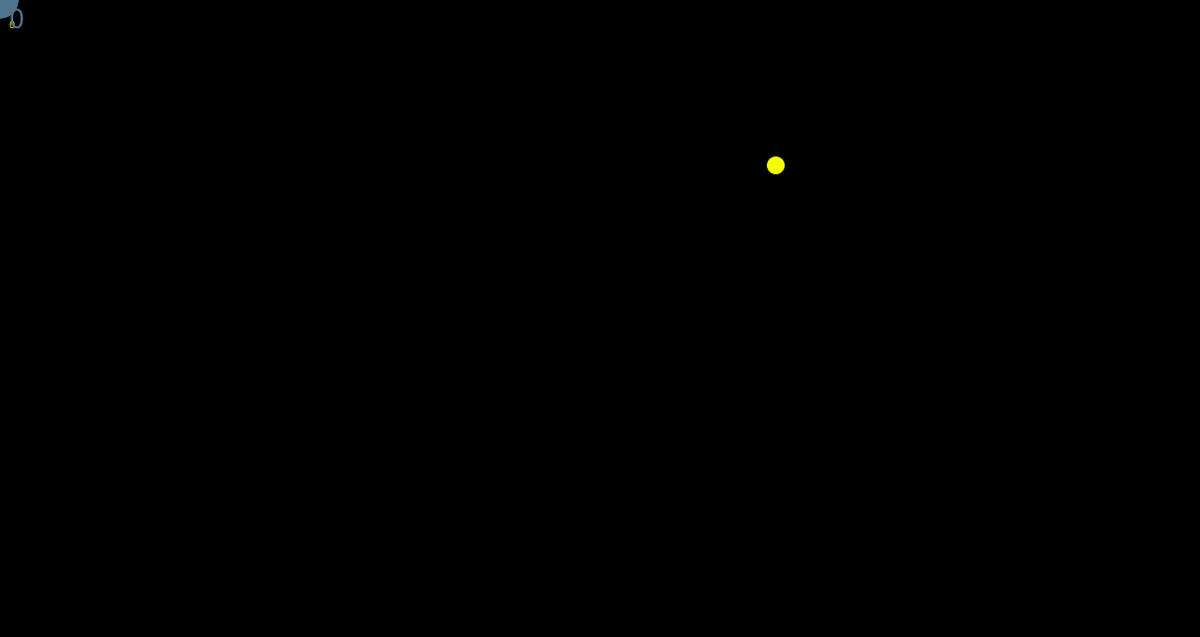
Frame 1 (no input)
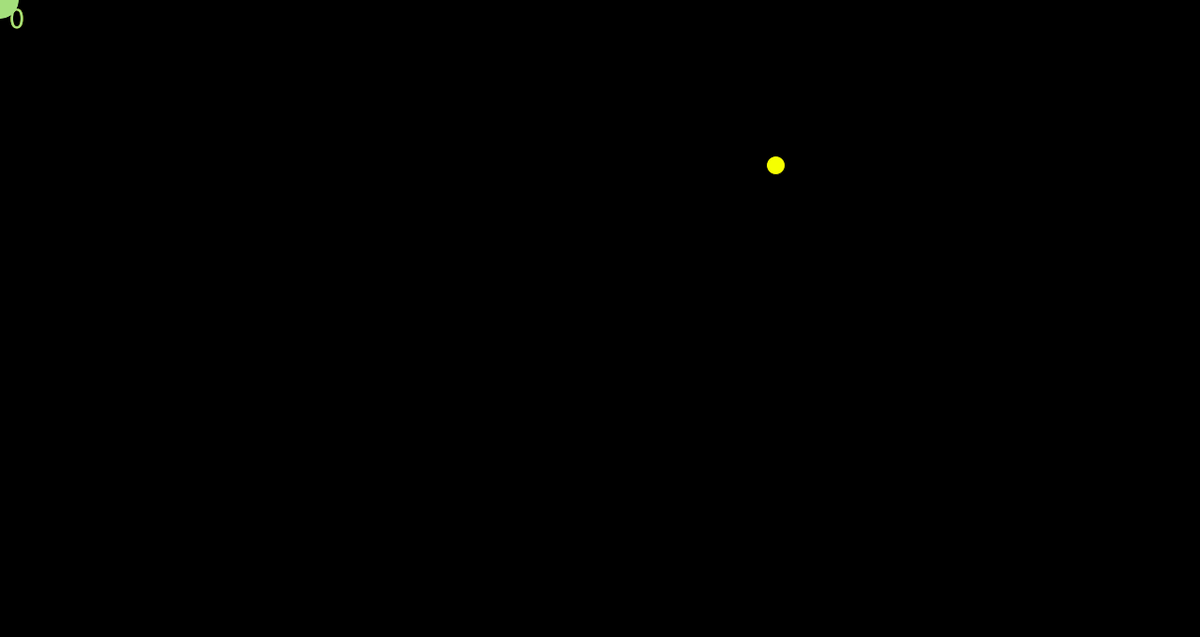
Frame 60 (the mouse pressed at the canvas centre just before this capture)
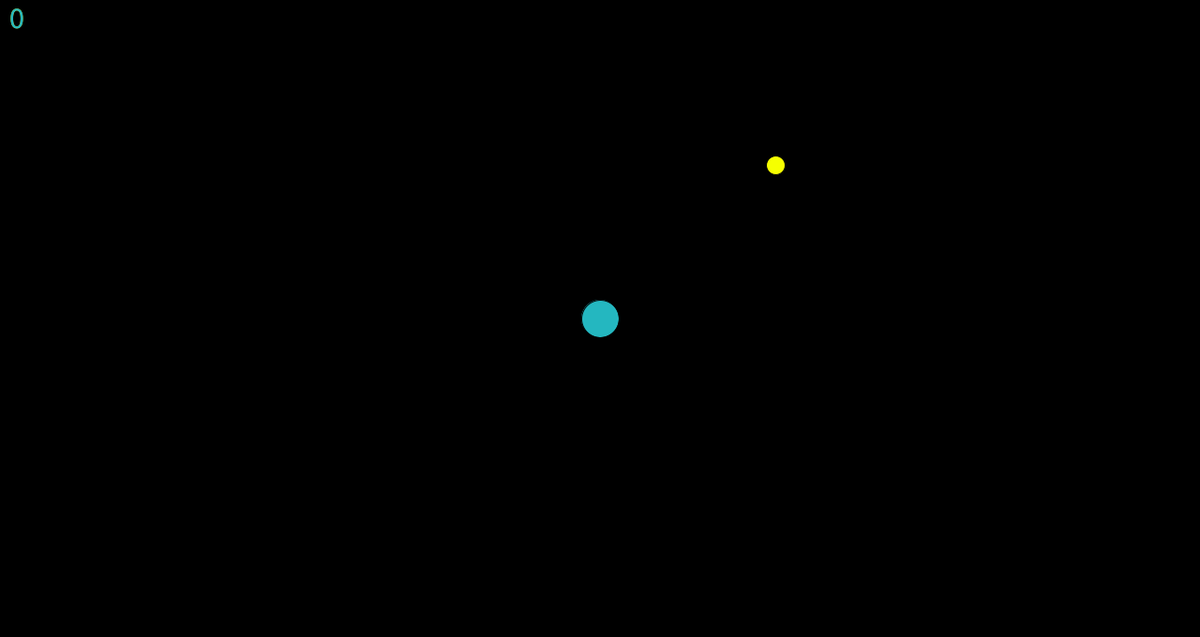
Frame 120 (the mouse held since frame 60 and released just before this capture)

The Processing sketch that drew these frames (run headless with seeded random() and noise(); from frame 60 on, the mouse is pressed at the canvas centre):

// Processing sketch: processing_146531
// ── processing_146531.pde

int x = 240;
int y = 240;
String lose = "YOU LOSE Press H to exit";
int score = 0;
int enemyX = 1200;
int enemyY = 340;
float coinx = random (1280);
float coiny = random (680);
float r = random(255);
float g = random(255);
float b = random(255);
int rad = 20;
int check = 0;


void setup() {
  size(1280, 680);
}
void draw() {
  ellipse(mouseX, mouseY, 40, 40);
  r = random(255);
  g = random(255);
  b = random(255);
  background(0, 0, 0);


  float distance = dist(mouseX, mouseY, coinx, coiny);
  //print(distance);
  if ((distance < rad + 10) && (check <= 0)) {
    fill (246, 255, 0);
    coinx = random (1280);
    coiny = random (680);
    score +=100;
    //change coinx and coiny
  }

  if (score > 0) {
    fill (255, 0, 0);
    ellipse (enemyX, enemyY, 20, 20);
    if (enemyX < mouseX) {
      enemyX++;
    }
    else if  (enemyX > mouseX) {
      enemyX--;
    }
    if (enemyY < mouseY) {
      enemyY++;
    }
    else if  (enemyY > mouseY) {
      enemyY--;
    }
    if (score > 100) 
      fill (255, 0, 0);
    ellipse (enemyX, enemyY, 20, 20);
    if (enemyX < mouseX) {
      enemyX++;
    }
    else if  (enemyX > mouseX) {
      enemyX--;
    }
    if (enemyY < mouseY) {
      enemyY++;
    }
    else if  (enemyY > mouseY) {
      enemyY--;
    }
    if (score > 300)
      if (enemyX < mouseX) {
        enemyX++;
      }
      else if  (enemyX > mouseX) {
        enemyX--;
      }
    if (enemyY < mouseY) {
      enemyY++;
    }
    else if  (enemyY > mouseY) {
      enemyY--;
    };
  }
  float dister = dist (mouseX, mouseY, enemyX, enemyY);

  if (dister <= rad + 11) {//hit
    check =+1;
  }
  if (check >=1) {
    text(lose, 340, 640);
    fill (r, b, g);
  if (keyPressed) {
    if (key == 'h' || key == 'H') {
      exit();
      
  }
  }
  }

  fill (246, 255, 0);
  ellipse(coinx, coiny, 20, 20);

  text(score, 10, 30);
  noCursor();
  fill(r, g, b);
  ellipse(mouseX, mouseY, 40, 40);
  textSize(32);
  text(score, 10, 30);
}
